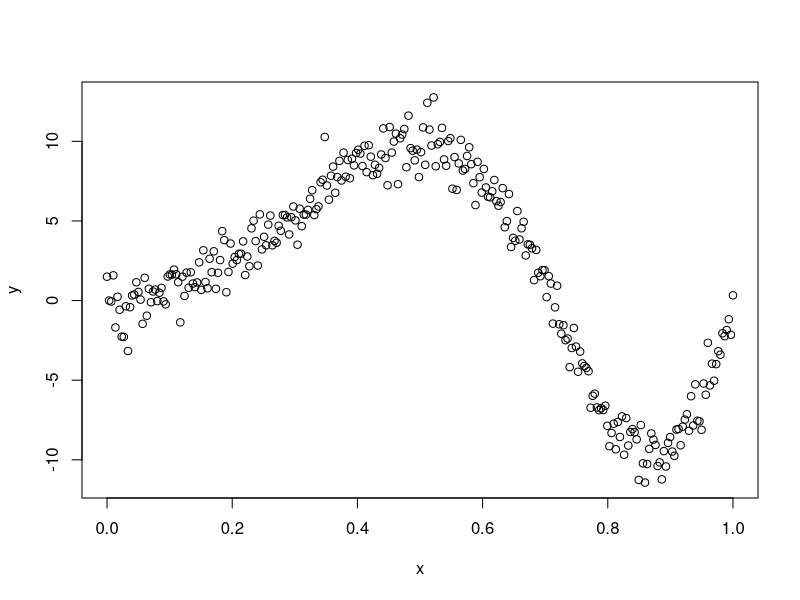
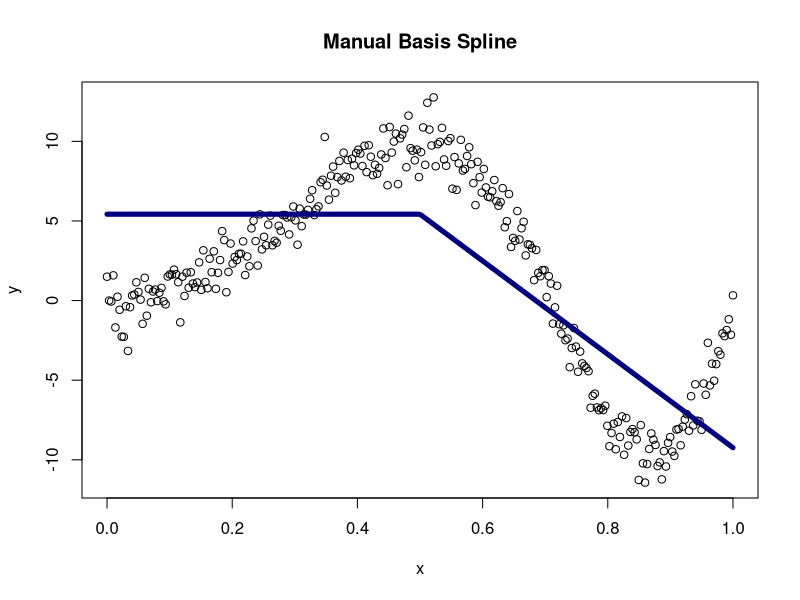
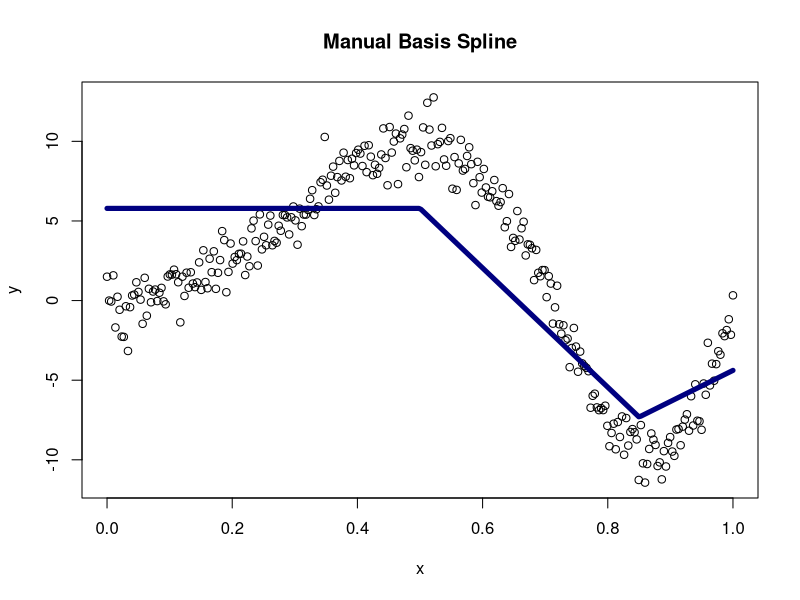
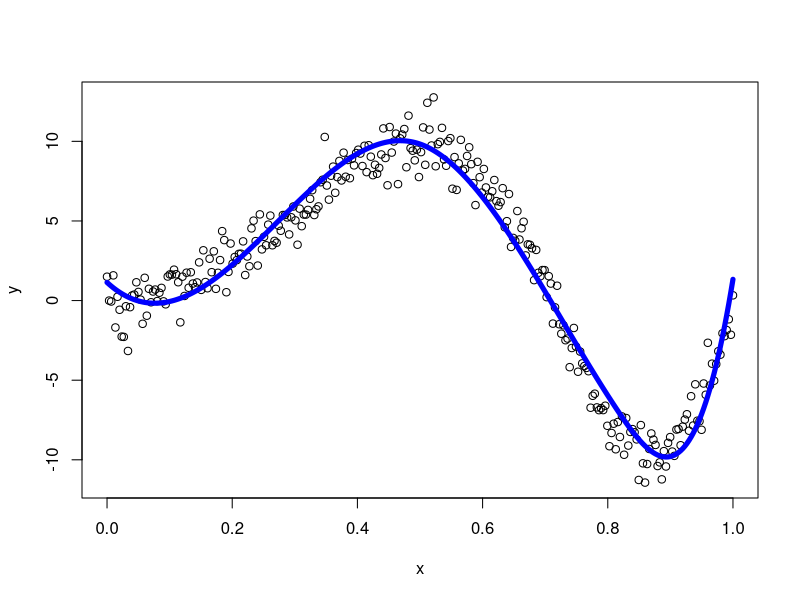
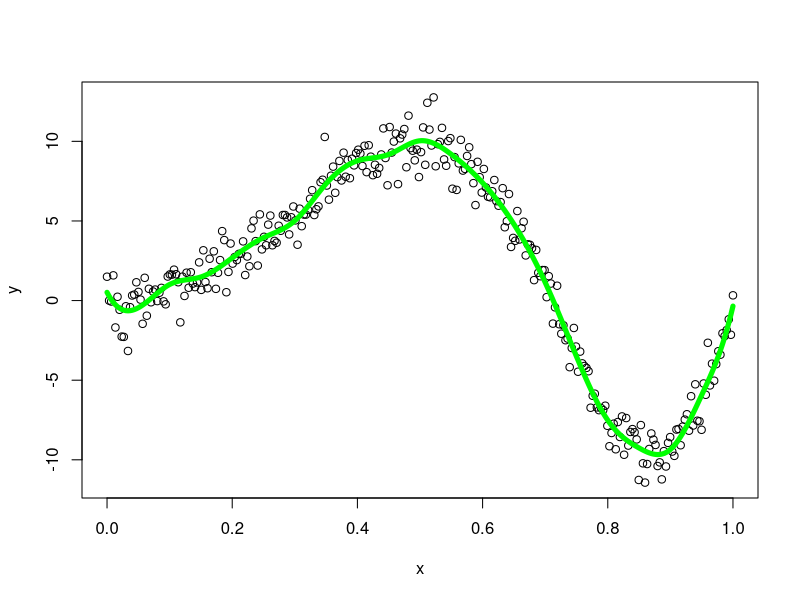
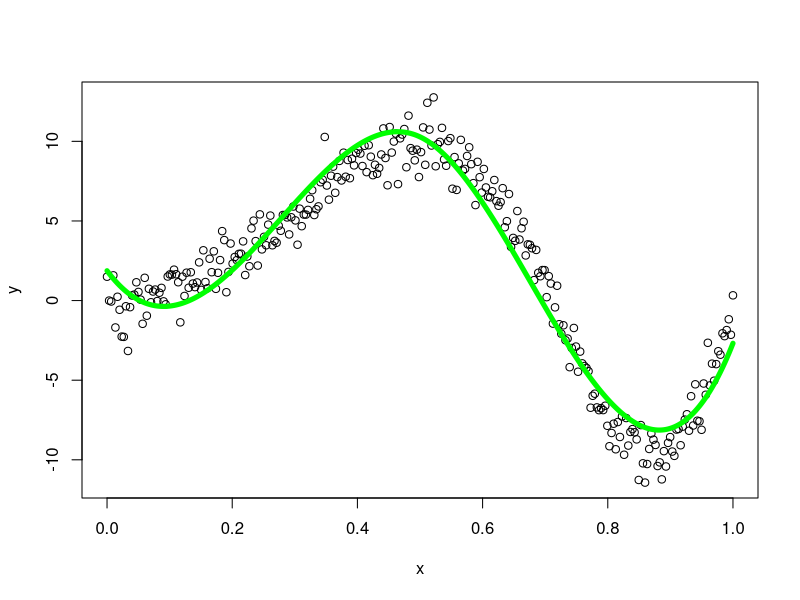
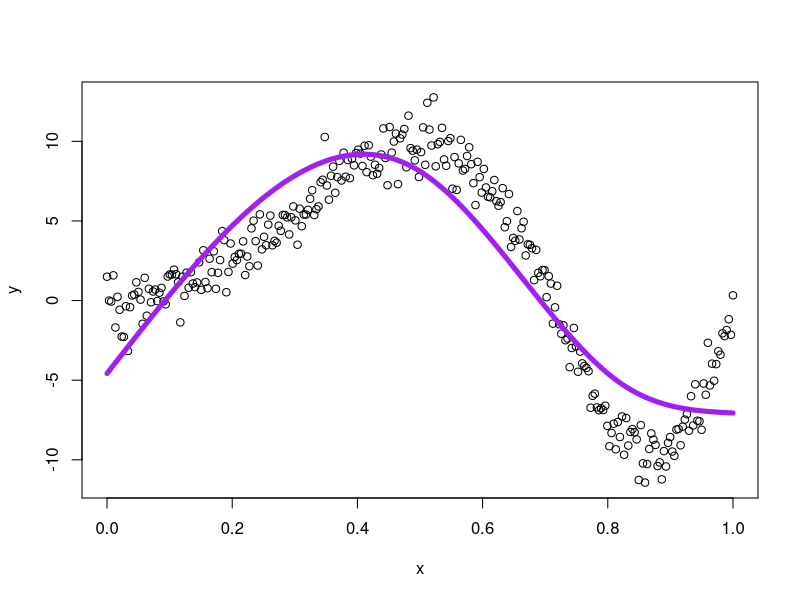

Generate these figures, in order, with R:
## ---- chunk 1
knitr::opts_chunk$set(echo = TRUE)
## ---- chunk 2
n<-300
x<-seq(0,1,length.out=n)
y<-sin(2*pi*x^2)*10+rnorm(n)
plot(x,y)
## ---- chunk 3
t1 <- 0.5 #knot at 0.5
s <- 1
B1 <- rep(NA, length(x))

for(i in 1:length(x)) {
  B1[i] <- max(s * (x[i] - t1), 0)
}
mod <- lm(y ~ B1)
summary(mod)

cf <- mod$coefficients
sq <- x
hs <- (sq - t1)
hs[sq < t1] <- 0
yfit <- cf[1] + cf[2]*hs

plot(x,y, main = "Manual Basis Spline")
lines(x, yfit, type = "l", lwd = 5, col="navy")
## ---- chunk 4
t1 <- 0.5 #knot at 0.5
t2 <- 0.85 #another knot at 0.85
s <- 1
B1 <- rep(NA, length(x))
B2 <- B1

for(i in 1:length(x)) {
  B1[i] <- max(s * (x[i] - t1), 0)
  B2[i] <- max(s * (x[i] - t2), 0)
}
mod <- lm(y ~ B1 + B2)
summary(mod)

cf <- mod$coefficients
sq <- x

hs1 <- (sq - t1)
hs1[sq < t1] <- 0

hs2 <- (sq - t2)
hs2[sq < t2] <- 0

yfit <- cf[1] + cf[2]*hs1 + cf[3]*hs2

plot(x,y, main = "Manual Basis Spline")
lines(x, yfit, type = "l", lwd = 5, col="navy")
## ---- chunk 5
library(splines)
df <- data.frame(y, x)
m1 <- lm(y ~ bs(x, knots = c(0.5, 0.82)), data = df)
pred <- predict(m1)

plot(x,y)
lines(x, pred, lwd = 5, col = "blue")

summary(m1)
## ---- chunk 6
m2 <- lm(y ~ bs(x, knots = seq(0.1,1,by=0.05)), data = df)
pred <- predict(m2)

plot(x,y)
lines(x, pred, lwd = 5, col = "green")
## ---- chunk 7
m2 <- lm(y ~ bs(x, knots = 0.5), data = df)
pred <- predict(m2)

plot(x,y)
lines(x, pred, lwd = 5, col = "green")

summary(m2)
## ---- chunk 8
m3 <- lm(y ~ ns(x, knots = c(0.5, 0.82)), data = df)
pred <- predict(m3)

plot(x,y)
lines(x, pred, lwd = 5, col = "purple")

summary(m1)
